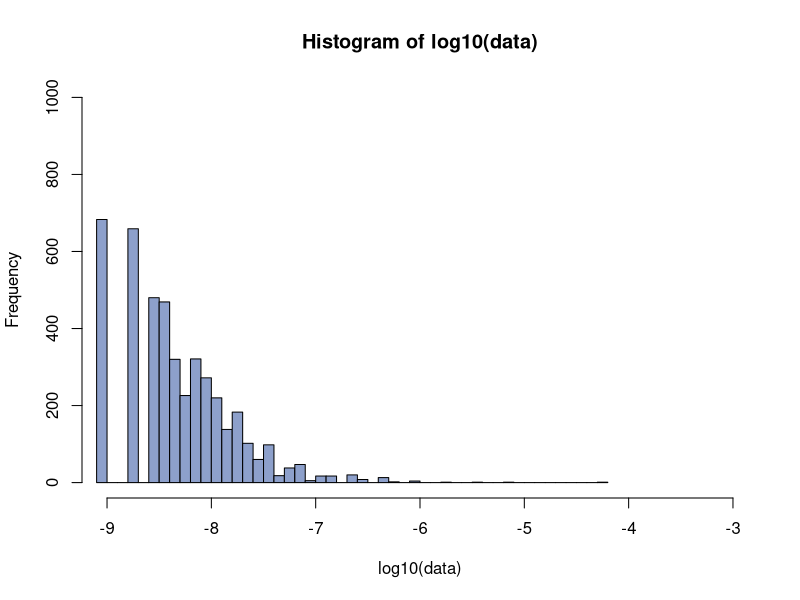

Here is the R script that generated this plot:
## ---- chunk 1
#variables:
mutrate=1e-9   #mutation rate
w=1            #fitness of mutant
Nini=1000      #initial population
gen=20         #number of generations

#Assigments
x<-matrix(0,1,2)    #population matrix (1=wildtype (no mutation), 2 = mutant)
x[1,1]<-Nini

#Loop to simulate a population's growth and mutation over generations

for(g in 1:gen){
    x[1,1]<-x[1,1]*2            #growh rate of wildtipe is 2 (next generations)
    x[1,2]<-x[1,2]*2*w          #growth rate of mutant is 2w
    mutration<-rpois(1, mutrate*x[1,1])   #rpois: generacion de numeros pseudo aleatorios en la distribución de Poisson. 
                                          #1= numero de observacions a ser generadas
                                          #mutrate*x[1,1]=lambda (media o vector de medias)
    x[1,1]<-x[1,1]-mutration    #update matrix
    x[1,2]<-x[1,2]+mutration

#Observations
  #Sabemos que: x[0,0]=x[1,0]+x[1,1] y que x[0,1]=z[0,0]*2-x[1,1]
  #Es decir: 2000 0
  #          3999 1
    
    #print(c(g,x))    #show results
}

## ---- chunk 2
#variables:
mutrate=1e-9      #mutation rate
w=1               #fitness of mutant
Nini=1000         #initial population
gen=20            #number of generations
replicates =5000  #number of simulations (experiments)

data<-matrix(0,replicates,1) #container to store utput from each simulation

for(r in 1:replicates){

#Assigments
x<-matrix(0,1,2)    
x[1,1]<-Nini


  for(g in 1:gen){
      x[1,1]<-x[1,1]*2           
      x[1,2]<-x[1,2]*2*w
      
      mutration<-rpois(1, mutrate*x[1,1])   
      
      x[1,1]<-x[1,1]-mutration    #update matrix
      x[1,2]<-x[1,2]+mutration
      
      #print(c(g,x))    #show results
  }
  data[r]<-x[1,2]/sum(x)
}
hist(log10(data), breaks=50, col='#8da0cb', ylim=c(0,1000), xlim=c(-9, -3))
